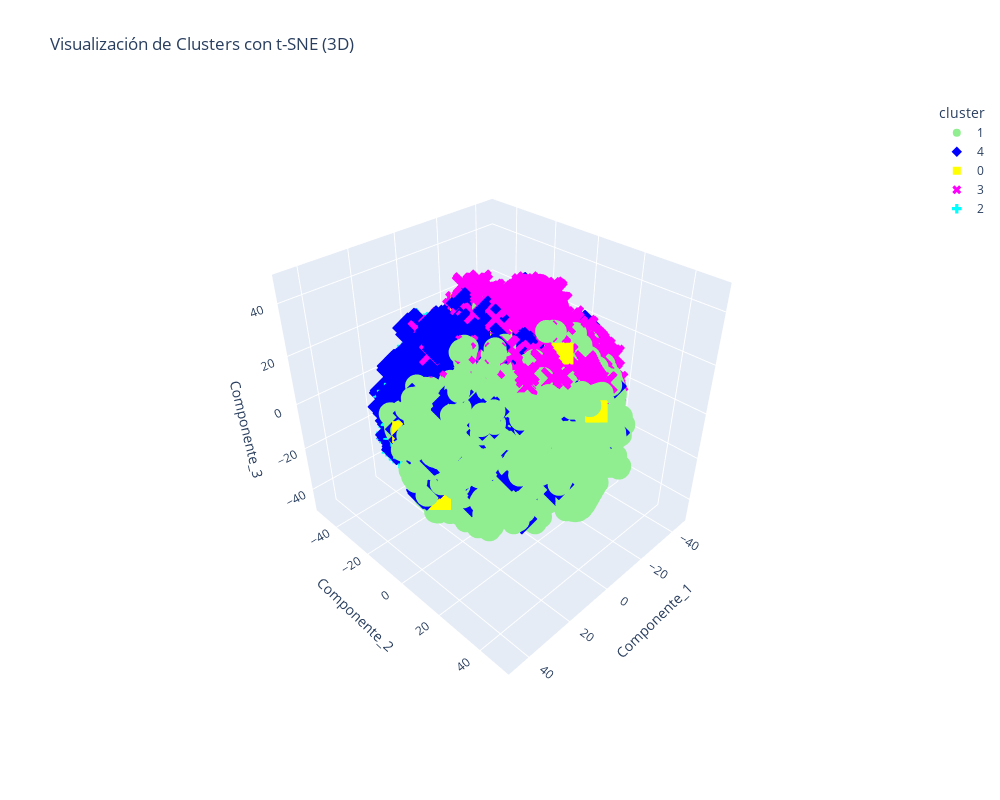

The notebook cell saved with this chart:
### Code cell
# Visualización 3d
fig_3d = px.scatter_3d(
    df_tsne_3d,
    x='Componente_1',
    y='Componente_2',
    z='Componente_3',
    color='cluster',
    symbol='cluster', # diferenciador 
    hover_data=['cluster'],
    title='Visualización de Clusters con t-SNE (3D)',
    color_discrete_map={'0': 'yellow', '1': 'lightgreen', '2': 'cyan', '3': 'magenta', '4': 'blue'}
)

fig_3d.update_layout(
    height=800, 
    width=1000,  
    
    # Tamaño del marcador
    scene=dict(
        camera=dict(
            up=dict(x=0, y=0, z=1),
            center=dict(x=0, y=0, z=0),
            eye=dict(x=1.5, y=1.5, z=1.5) # Posición inicial de la cámara
        )
    )
)

fig_3d.show()

### Figure 1 — Plotly figure (JSON) as saved in the notebook; plotly's stock layout.template omitted (floating-point values rounded to 4 significant figures; data arrays with more than 128 entries replaced by an {"elided": "..."} marker saying what was removed)
{"data": [{"customdata": {"elided": "9854x1 str values"}, "hovertemplate": "cluster=%{customdata[0]}<br>Componente_1=%{x}<br>Componente_2=%{y}<br>Componente_3=%{z}<extra></extra>", "legendgroup": "1", "marker": {"color": "lightgreen", "symbol": "circle"}, "mode": "markers", "name": "1", "scene": "scene", "showlegend": true, "type": "scatter3d", "x": {"elided": "9854 float values"}, "y": {"elided": "9854 float values"}, "z": {"elided": "9854 float values"}}, {"customdata": {"elided": "6450x1 str values"}, "hovertemplate": "cluster=%{customdata[0]}<br>Componente_1=%{x}<br>Componente_2=%{y}<br>Componente_3=%{z}<extra></extra>", "legendgroup": "4", "marker": {"color": "blue", "symbol": "diamond"}, "mode": "markers", "name": "4", "scene": "scene", "showlegend": true, "type": "scatter3d", "x": {"elided": "6450 float values"}, "y": {"elided": "6450 float values"}, "z": {"elided": "6450 float values"}}, {"customdata": {"elided": "5222x1 str values"}, "hovertemplate": "cluster=%{customdata[0]}<br>Componente_1=%{x}<br>Componente_2=%{y}<br>Componente_3=%{z}<extra></extra>", "legendgroup": "0", "marker": {"color": "yellow", "symbol": "square"}, "mode": "markers", "name": "0", "scene": "scene", "showlegend": true, "type": "scatter3d", "x": {"elided": "5222 float values"}, "y": {"elided": "5222 float values"}, "z": {"elided": "5222 float values"}}, {"customdata": {"elided": "7340x1 str values"}, "hovertemplate": "cluster=%{customdata[0]}<br>Componente_1=%{x}<br>Componente_2=%{y}<br>Componente_3=%{z}<extra></extra>", "legendgroup": "3", "marker": {"color": "magenta", "symbol": "x"}, "mode": "markers", "name": "3", "scene": "scene", "showlegend": true, "type": "scatter3d", "x": {"elided": "7340 float values"}, "y": {"elided": "7340 float values"}, "z": {"elided": "7340 float values"}}, {"customdata": {"elided": "4776x1 str values"}, "hovertemplate": "cluster=%{customdata[0]}<br>Componente_1=%{x}<br>Componente_2=%{y}<br>Componente_3=%{z}<extra></extra>", "legendgroup": "2", "marker": {"color": "cyan", "symbol": "cross"}, "mode": "markers", "name": "2", "scene": "scene", "showlegend": true, "type": "scatter3d", "x": {"elided": "4776 float values"}, "y": {"elided": "4776 float values"}, "z": {"elided": "4776 float values"}}], "layout": {"height": 800, "legend": {"title": {"text": "cluster"}, "tracegroupgap": 0}, "scene": {"camera": {"center": {"x": 0, "y": 0, "z": 0}, "eye": {"x": 1.5, "y": 1.5, "z": 1.5}, "up": {"x": 0, "y": 0, "z": 1}}, "domain": {"x": [0, 1], "y": [0, 1]}, "xaxis": {"title": {"text": "Componente_1"}}, "yaxis": {"title": {"text": "Componente_2"}}, "zaxis": {"title": {"text": "Componente_3"}}}, "title": {"text": "Visualización de Clusters con t-SNE (3D)"}, "width": 1000}}
